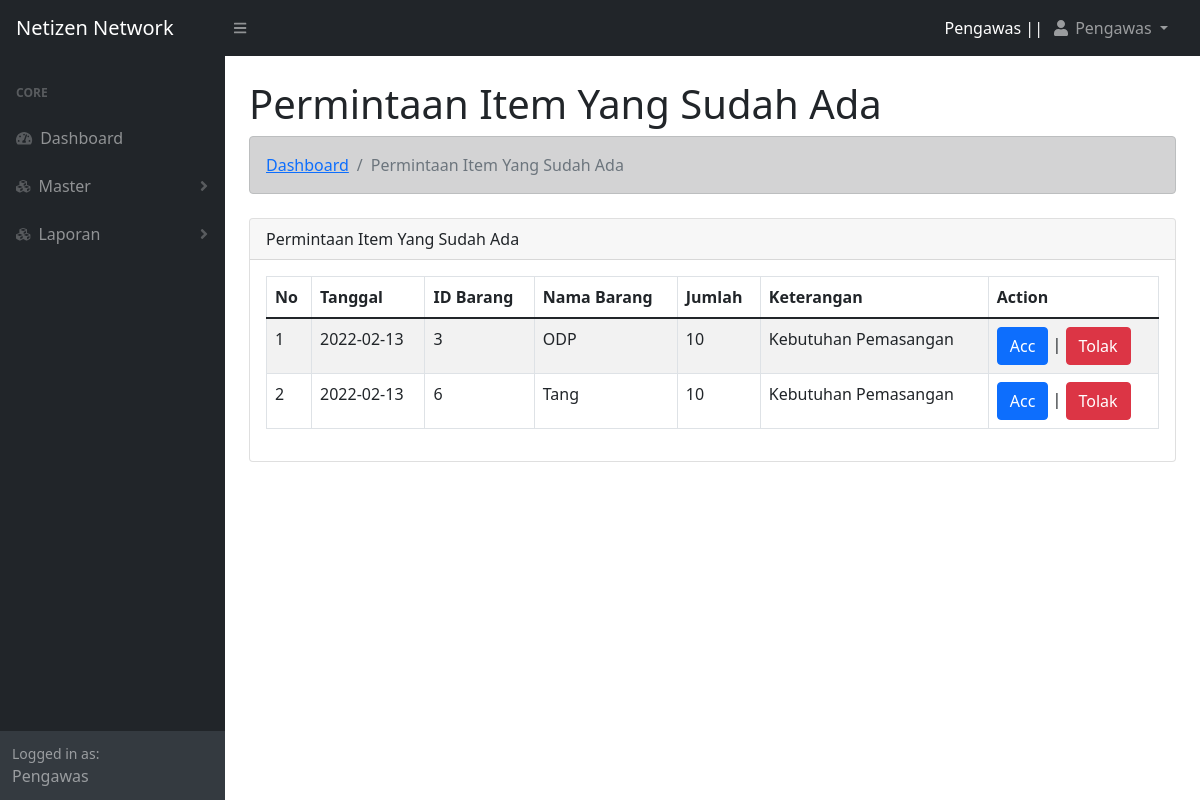
Screenshot of /operasional/permintaan.php (signed in) with the database file from the repository.
### tables this page shows
CREATE TABLE `tbl_karyawan` (
  `id_karyawan` int(11) NOT NULL,
  `nik` varchar(15) NOT NULL,
  `nama_karyawan` varchar(50) NOT NULL,
  `jenis_kelamin` varchar(10) NOT NULL,
  `alamat` text NOT NULL
);

CREATE TABLE `tbl_user` (
  `id_user` int(11) NOT NULL,
  `nik` varchar(15) NOT NULL,
  `username` varchar(30) NOT NULL,
  `password` varchar(30) NOT NULL,
  `level` varchar(15) NOT NULL
);

CREATE TABLE `tbl_permintaan` (
  `id_permintaan` int(11) NOT NULL,
  `nik` varchar(15) NOT NULL,
  `id_barang` int(11) NOT NULL,
  `qty` int(5) NOT NULL,
  `tgl_permintaan` date NOT NULL,
  `keterangan` text NOT NULL,
  `status` int(1) NOT NULL
);

CREATE TABLE `tbl_barang` (
  `id_barang` int(11) NOT NULL,
  `nama_barang` varchar(20) NOT NULL,
  `stok` int(5) NOT NULL,
  `sisa_stok` int(10) NOT NULL
);

### functions.php (called while the page is built, shortened)
<?php
$koneksi = mysqli_connect("localhost","root","","webmanagement");
function query($query){
    global $koneksi;
    $result = mysqli_query($koneksi, $query);
    $rows = [];
    while ($row = mysqli_fetch_assoc($result)){
        $rows[] = $row;
    }
    return $rows;
}
?>

### operasional/permintaan.php (the view, shortened to what this page needs)
<?php
    $nik = $_SESSION["nik"];
    require '../functions.php';
$permintaan = query("SELECT * from tbl_permintaan inner join tbl_barang on tbl_permintaan.id_barang = tbl_barang.id_barang where status = 0");
?>
<!DOCTYPE html>
<html lang="en">
<head>
    <?php include "view/head.php";?>
</head>
<body class="sb-nav-fixed">
    <?php
        include "view/navbar.php";
        include "view/sidebar.php";
    ?>
    <div id="layoutSidenav_content">
        <main>
            <div class="container-fluid px-4">
                <h1 class="mt-4">Permintaan Item Yang Sudah Ada</h1>
                <ol class="breadcrumb alert alert-dark mb-4">
                    <li class="breadcrumb-item"><a href="index.php"> Dashboard </a></li>
                    <li class="breadcrumb-item active">Permintaan Item Yang Sudah Ada</li>
                </ol>
                <div class="row">
                    <div class="col">
                        <div class="card mb-4">
                            <div class="card-header">
                                Permintaan Item Yang Sudah Ada
                            </div>
                            <div class="card-body">
                                <table class="table table-striped table-bordered" id="tabel">
                                    <thead>
                                        <th>No</th>
                                        <th>Tanggal</th>
                                        <th>ID Barang</th>
                                        <th>Nama Barang</th>
                                        <th>Jumlah</th>
                                        <th>Keterangan</th>
                                        <th>Action</th>
                                    </thead>
                                    <tbody>
                                        <?php $i= 1; foreach ($permintaan as $row):?>
                                            <tr>
                                                <td><?= $i;?></td>
                                                <td><?= $row["tgl_permintaan"];?></td>
                                                <td><?= $row["id_barang"];?></td>
                                                <td><?= $row["nama_barang"];?></td>
                                                <td><?= $row["qty"];?></td>
                                                <td><?= $row["keterangan"];?></td>
                                                <td>
                                                    <button class="btn btn-primary"><a class="text-decoration-none text-white" href="acc.php?acc_permintaan=<?=$row["id_permintaan"];?>&barang=<?=$row["id_barang"];?>&qty=<?=$row["qty"];?>&pengawas=<?=$row["nik"];?>"> Acc </a></button> |
                                                    <button class="btn btn-danger" onclick="return confirm('Tolak Permintaan?')"><a class="text-decoration-none text-white" href="acc.php?tolak_permintaan=<?=$row["id_permintaan"];?>"> Tolak </a></button>
                                                </td>
                                            </tr>
                                        <?php $i++; endforeach;?>
                                    </tbody>
                                </table>
                            </div>
                        </div>
                    </div>
                </div>
            </div>
        </main>
    </div>
</body>
</html>

### operasional/view/navbar.php (shortened to what this page needs)
<?php
$user = query("SELECT * from tbl_karyawan inner join tbl_user on tbl_karyawan.nik = tbl_user.nik where tbl_karyawan.nik = '$nik'")[0];
?>
<nav class="sb-topnav navbar navbar-expand navbar-dark bg-dark">
    <a class="navbar-brand ps-3" href="index.html">Netizen Network</a>
    <button class="btn btn-link btn-sm order-1 order-lg-0 me-4 me-lg-0" id="sidebarToggle" href="#!"><i class="fas fa-bars"></i></button>
    <ul class="navbar-nav ms-auto ms-md-0 me-3 me-lg-4">
        <li class="nav-item pt-2 text-white"><?= $user["level"];?> || </li>
        <li class="nav-item dropdown">
            <a class="nav-link dropdown-toggle" id="navbarDropdown" href="#" role="button" data-bs-toggle="dropdown" aria-expanded="false"><i class="fas fa-user fa-fw"></i> <?= $user["nama_karyawan"];?> </a>
        </li>
    </ul>
</nav>

### rows the page displays
tbl_karyawan: tbl_user.level "Pengawas", nama_karyawan "Pengawas"
tbl_permintaan: tgl_permintaan "2022-02-13", id_barang.id_barang "3", id_barang.nama_barang "ODP", qty "10", keterangan "Kebutuhan Pemasangan"
tbl_permintaan: tgl_permintaan "2022-02-13", id_barang.id_barang "6", id_barang.nama_barang "Tang", qty "10", keterangan "Kebutuhan Pemasangan"

### other values shown
$level "Pengawas"
